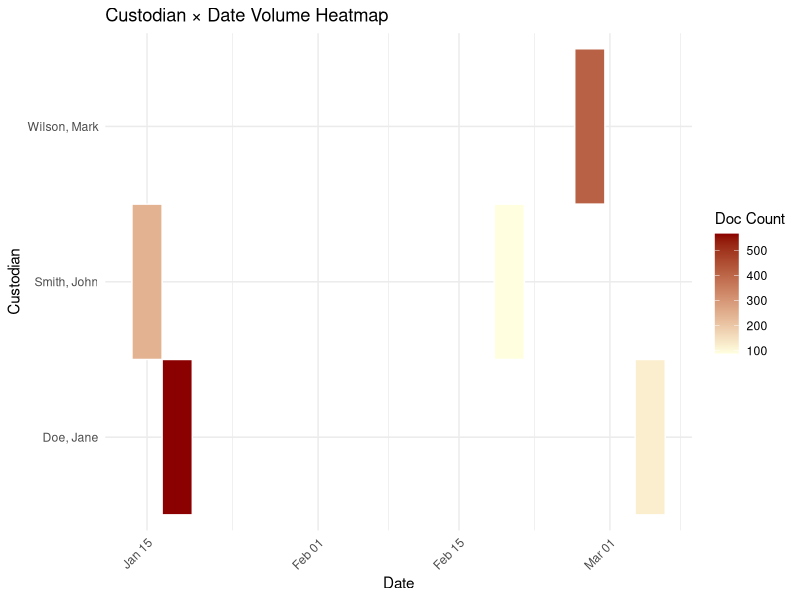
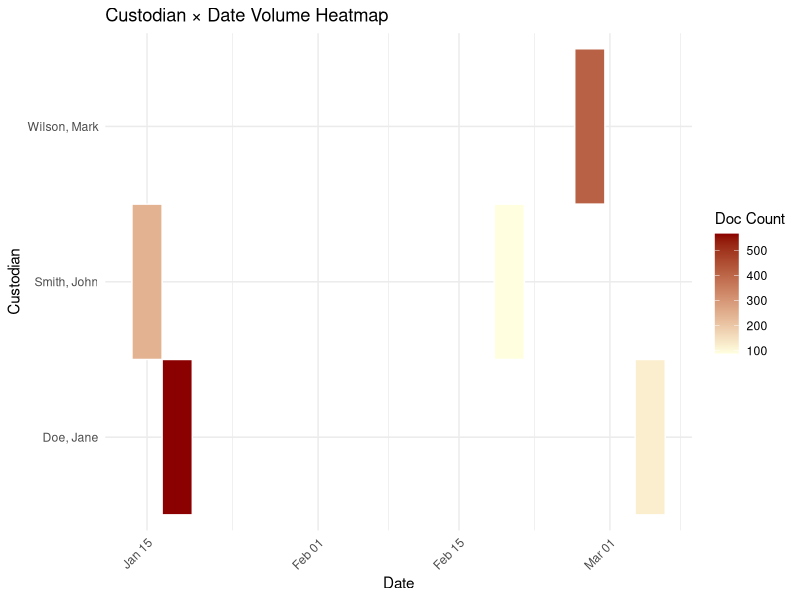

The R source for these figures, in order:
# custodian_heatmap.R
# Run with: Rscript custodian_heatmap.R

library(tidyverse)
library(ggplot2)
library(readr)

df <- read_csv("sample_data/custodians_sample.csv")
df$Date <- as.Date(df$Date)

ggplot(df, aes(x = Date, y = Custodian, fill = DocCount)) +
  geom_tile(color = "white", linewidth = 0.5) +
  scale_fill_gradient(low = "lightyellow", high = "darkred") +
  labs(title = "Custodian × Date Volume Heatmap",
       x = "Date", y = "Custodian", fill = "Doc Count") +
  theme_minimal() +
  theme(axis.text.x = element_text(angle = 45, hjust = 1))

ggsave("sample_data/custodian_heatmap_R.png", width = 14, height = 8, dpi = 300)
cat("Heatmap saved as custodian_heatmap_R.png\n")
